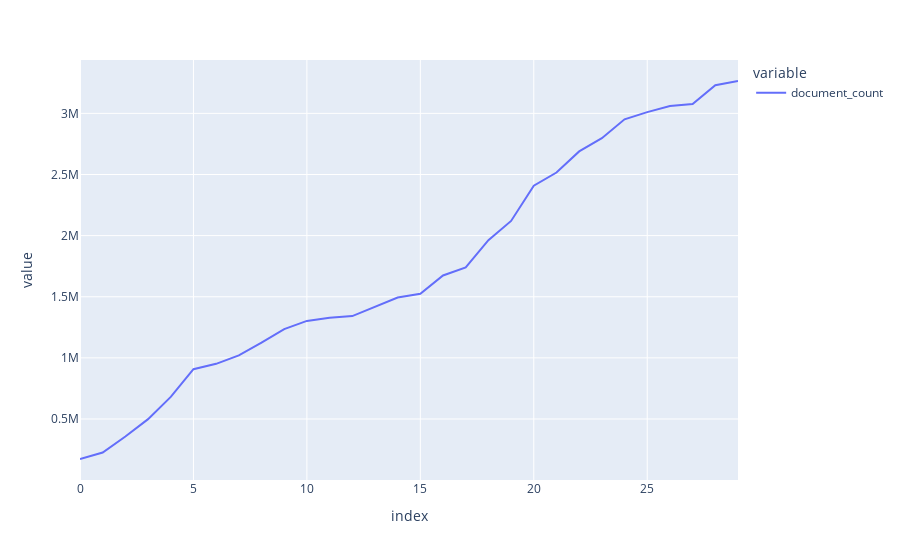

The cell this chart's notebook holds for it:
### Code cell
topic_anns.document_count.cumsum().reset_index().document_count.plot.line()

### Figure 1 — Plotly figure (JSON) as saved in the notebook; plotly's stock layout.template omitted (floating-point values rounded to 4 significant figures)
{"data": [{"hovertemplate": "variable=document_count<br>index=%{x}<br>value=%{y}<extra></extra>", "legendgroup": "document_count", "line": {"color": "#636efa", "dash": "solid"}, "marker": {"symbol": "circle"}, "mode": "lines", "name": "document_count", "orientation": "v", "showlegend": true, "type": "scatter", "x": [0, 1, 2, 3, 4, 5, 6, 7, 8, 9, 10, 11, 12, 13, 14, 15, 16, 17, 18, 19, 20, 21, 22, 23, 24, 25, 26, 27, 28, 29], "xaxis": "x", "y": [172818, 225962, 357019, 499016, 681236, 907383, 951209, 1020783, 1125140, 1235779, 1302403, 1329019, 1342034, 1415477, 1493443, 1524676, 1674280, 1740426, 1962890, 2120113, 2408727, 2516089, 2688700, 2796761, 2951383, 3010092, 3060420, 3075762, 3230792, 3264772], "yaxis": "y"}], "layout": {"autosize": true, "legend": {"title": {"text": "variable"}, "tracegroupgap": 0}, "margin": {"t": 60}, "xaxis": {"anchor": "y", "autorange": true, "domain": [0, 1], "range": [0, 29], "title": {"text": "index"}, "type": "linear"}, "yaxis": {"anchor": "x", "autorange": true, "domain": [0, 1], "range": [1043.0, 3437000.0], "title": {"text": "value"}, "type": "linear"}}}
